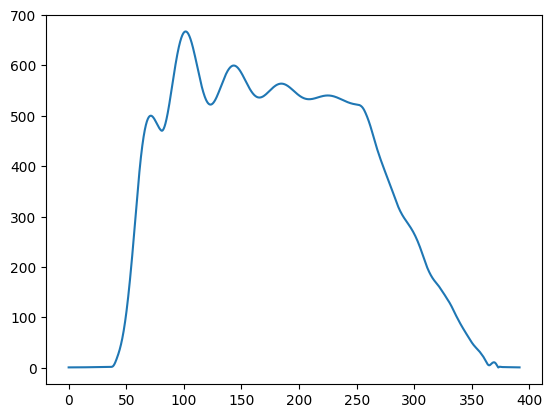

The script that saved this image:
import matplotlib.pyplot as plt
import numpy as mp


ff = open('temp').read().split('\n')
ff = [f for f in ff if len(f) != 0]

pos = [f for f in ff if 'Pos:' in f]
pos = [p[6:-1].split(', ') for p in pos]
pos = [float(p[1]) for p in pos]

time = [float(f) for f in ff if f[0].isdigit()]

plt.plot(time, pos)
plt.savefig('plot.png', bbox_inches='tight')


